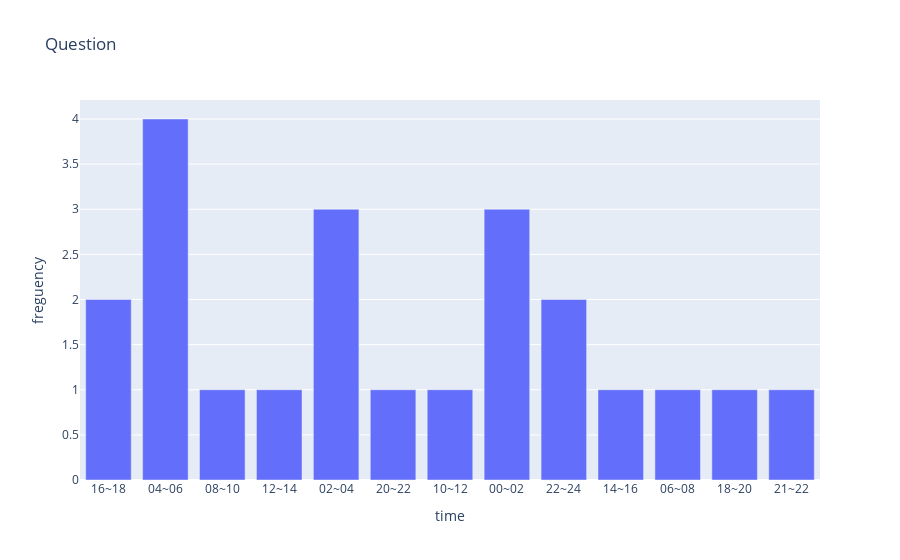

Notebook code for this chart:
### Code cell
import plotly.express as px
import pandas as pd

px.bar(result, x='time', y='freguency', title='Question')

### Figure 1 — Plotly figure (JSON) as saved in the notebook; plotly's stock layout.template omitted (floating-point values rounded to 4 significant figures)
{"data": [{"alignmentgroup": "True", "hovertemplate": "time=%{x}<br>freguency=%{y}<extra></extra>", "legendgroup": "", "marker": {"color": "#636efa", "pattern": {"shape": ""}}, "name": "", "offsetgroup": "", "orientation": "v", "showlegend": false, "textposition": "auto", "type": "bar", "x": ["16~18", "04~06", "08~10", "12~14", "02~04", "20~22", "10~12", "00~02", "22~24", "14~16", "06~08", "18~20", "21~22"], "xaxis": "x", "y": [2, 4, 1, 1, 3, 1, 1, 3, 2, 1, 1, 1, 1], "yaxis": "y"}], "layout": {"barmode": "relative", "legend": {"tracegroupgap": 0}, "title": {"text": "Question"}, "xaxis": {"anchor": "y", "domain": [0, 1], "title": {"text": "time"}}, "yaxis": {"anchor": "x", "domain": [0, 1], "title": {"text": "freguency"}}}}
